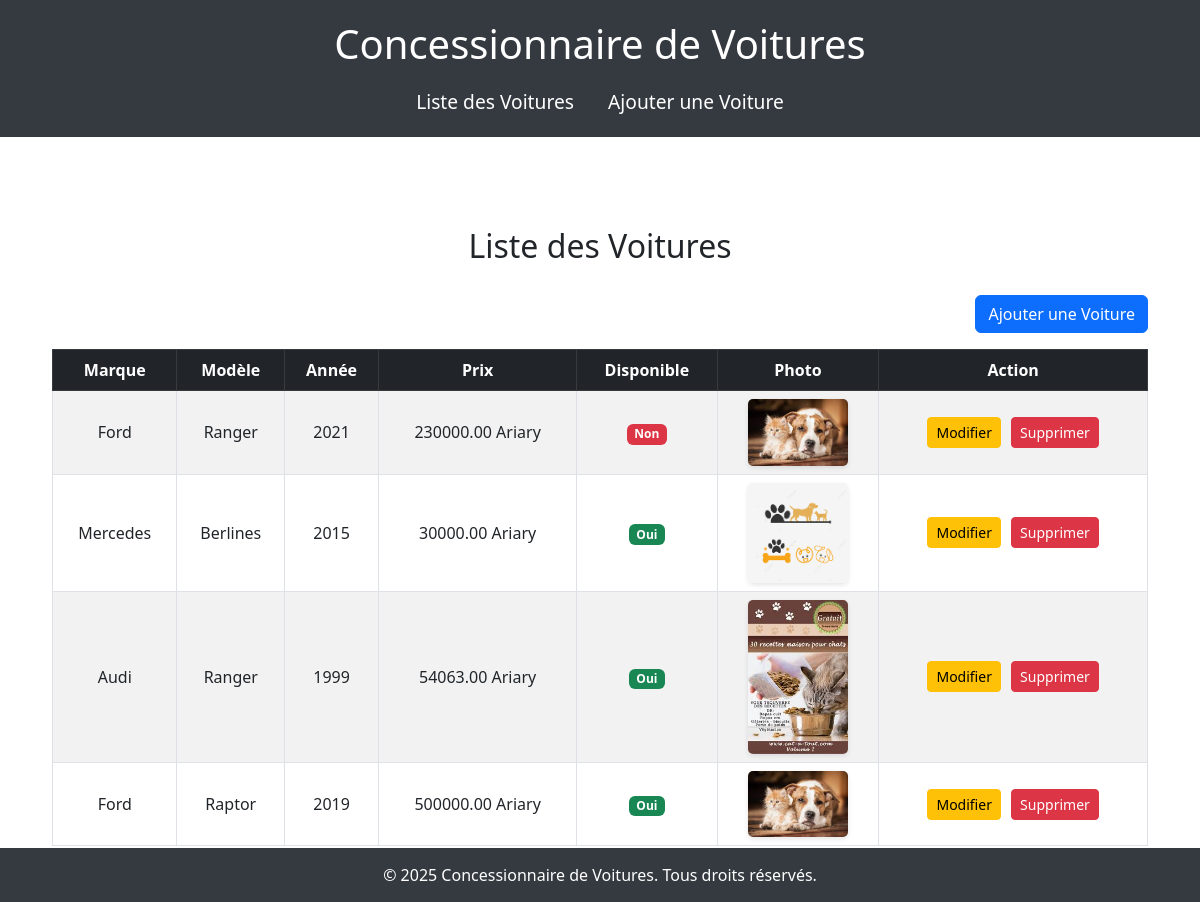
Screenshot of /voitures/ with the database file from the repository.
### voitures/models.py (models this page shows, shortened)
class Voiture(models.Model):
    marque = models.ForeignKey(Marque, on_delete=models.CASCADE)
    modele = models.CharField(max_length=100)
    annee = models.IntegerField()
    prix = models.DecimalField(max_digits=10, decimal_places=2)
    disponible = models.BooleanField(default=True)
    photo = models.ImageField(upload_to='voitures_photos/', null=True, blank=True)

class Marque(models.Model):
    nom = models.CharField(max_length=100)
    def __str__(self):
        return self.nom

### backend/views.py (the view)
# urls.py: path('voitures/', views.liste_voitures, name='liste_voitures'),
def liste_voitures(request):
    voitures = Voiture.objects.all()
    context = {'voitures': voitures}
    return render(request, 'voitures/liste_voitures.html', context)

### voitures/templates/Voitures/liste_voitures.html (shortened to what this page needs)
{% extends 'base_generic.html' %}
{% block content %}
<!DOCTYPE html>
<html lang="fr">
<head>
    <link href="https://cdn.jsdelivr.net/npm/bootstrap@5.3.0/dist/css/bootstrap.min.css" rel="stylesheet">
</head>
<body>
    <div class="container">
        <h2>Liste des Voitures</h2>
        <div class="d-flex justify-content-end mb-3">
            <a href="{% url 'ajouter_voiture' %}" class="btn btn-primary">Ajouter une Voiture</a>
        </div>
        <table class="table table-bordered table-striped">
            <thead class="table-dark">
                <tr>
                    <th>Marque</th>
                    <th>Modèle</th>
                    <th>Année</th>
                    <th>Prix</th>
                    <th>Disponible</th>
                    <th>Photo</th>
                    <th>Action</th>
                </tr>
            </thead>
            <tbody>
                {% for voiture in voitures %}
                <tr>
                    <td>{{ voiture.marque }}</td>
                    <td>{{ voiture.modele }}</td>
                    <td>{{ voiture.annee }}</td>
                    <td>{{ voiture.prix }} Ariary</td>
                    <td>
                        {% if voiture.disponible %}
                            <span class="badge bg-success">Oui</span>
                        {% else %}
                            <span class="badge bg-danger">Non</span>
                        {% endif %}
                    </td>
                    <td>
                        {% if voiture.photo %}
                            <img src="{{ voiture.photo.url }}" alt="Photo de {{ voiture.modele }}" width="100">
                        {% else %}
                            <span class="text-muted">Pas de photo</span>
                        {% endif %}
                    </td>
                    <td>
                        <a href="{% url 'modifier_voiture' voiture.id %}" class="btn btn-warning btn-sm btn-action">Modifier</a>
                        <a href="{% url 'supprimer_voiture' voiture.id %}" class="btn btn-danger btn-sm btn-action">Supprimer</a>
                    </td>
                </tr>
                {% empty %}
                <tr>
                    <td colspan="7" class="text-center text-muted">Aucune voiture enregistrée.</td>
                </tr>
                {% endfor %}
            </tbody>
        </table>
    </div>
</body>
</html>
{% endblock %}

### voitures/templates/base_generic.html (style rules this page uses)
body { font-family: 'Arial', sans-serif; margin: 0; padding: 0; background-color: #f8f9fa; }

### voitures/templates/Voitures/liste_voitures.html (style rules this page uses)
body { background-color: #f8f9fa; }
.container { margin-top: 50px; }
h2 { text-align: center; margin-bottom: 30px; }
table { background-color: white; }
.table th, .table td { text-align: center; vertical-align: middle; }
.table img { border-radius: 5px; box-shadow: 0 2px 5px rgba(0, 0, 0, 0.1); transition: transform 0.3s ease-in-out; }
.btn-action { margin: 3px; transition: transform 0.2s ease-in-out, box-shadow 0.2s ease-in-out; }

### rows the page displays
Voiture: marque "Ford", modele "Ranger", annee "2021", prix "230000.00", disponible "Non", photo (picture)
Voiture: marque "Mercedes", modele "Berlines", annee "2015", prix "30000.00", disponible "Oui", photo (picture)
Voiture: marque "Audi", modele "Ranger", annee "1999", prix "54063.00", disponible "Oui", photo (picture)
Voiture: marque "Ford", modele "Raptor", annee "2019", prix "500000.00", disponible "Oui", photo (picture)
